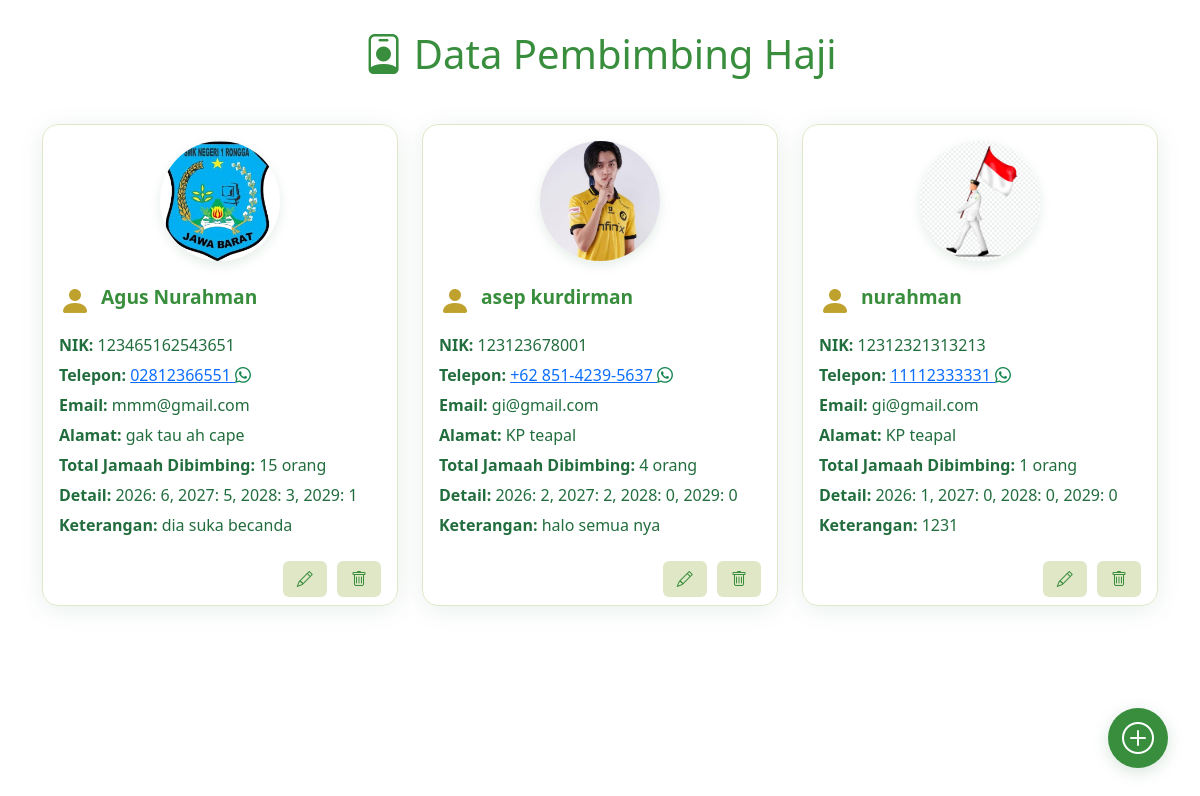
The page /contern/jamaahHaji/pembimbing.php on the database its author committed.
### tables this page shows
CREATE TABLE `pembimbing_haji` (
  `id` int NOT NULL,
  `nama_lengkap` varchar(100) NOT NULL,
  `nik` varchar(30) NOT NULL,
  `telepon` varchar(30) DEFAULT NULL,
  `alamat` varchar(255) DEFAULT NULL,
  `email` varchar(100) DEFAULT NULL,
  `foto` varchar(255) DEFAULT NULL,
  `keterangan` text
);

### contern/jamaahHaji/pembimbing.php (the view, shortened to what this page needs)
<!DOCTYPE html>
<html lang="id">
<head>
    <link rel="stylesheet" href="https://cdn.jsdelivr.net/npm/bootstrap@5.3.7/dist/css/bootstrap.min.css" />
    <link rel="stylesheet" href="https://cdn.jsdelivr.net/npm/bootstrap-icons@1.13.1/font/bootstrap-icons.min.css" />
    <link rel="stylesheet" href="../css/pembimbing.css" />
</head>
<body>
    <div class="header"><i class="bi bi-person-badge"></i> Data Pembimbing Haji</div>
    <a href="tambahPembimbing.php" class="floating-add-btn" title="Tambah Pembimbing">
        <i class="bi bi-plus-circle"></i>
    </a>
    <div class="container">
        <div class="row">
            <?php
            include '../../backend/database.php';
            $sql = "SELECT * FROM pembimbing_haji";
            $tampil = $conn->query($sql);
            while ($data = mysqli_fetch_assoc($tampil)) {
            ?>
                <div class="col-md-6 col-lg-4">
                    <div class="card card-pembimbing">
                        <div class="card-body text-start">
                            <div class="text-center mb-3">
                                <img src="../../uploads/<?php echo $data['foto']; ?>" alt="Foto Pembimbing" class="foto-pembimbing">
                            </div>
                            <div class="d-flex align-items-center mb-2">
                                <span class="card-icon"><i class="bi bi-person-fill"></i></span>
                                <span class="card-title"><?php echo $data['nama_lengkap']; ?></span>
                            </div>
                            <div class="card-text"><strong>NIK:</strong> <?php echo $data['nik']; ?></div>
                            <div class="card-text"><strong>Telepon:</strong> <a href="whatsapp://send?phone=<?php echo preg_replace('/[^0-9]/', '', $data['telepon']); ?>&text=Halo%20Pembimbing%20Haji%2C%20ini%20dari%20tim%20kami.%20Mohon%20konfirmasi%20kehadiran%20Anda%20dalam%20waktu%2024%20jam%20atau%20data%20akan%20dihapus%20dari%20sistem." title="Hubungi via WhatsApp"><?php echo $data['telepon']; ?> <i class="bi bi-whatsapp text-success"></i></a></div>
                            <div class="card-text"><strong>Email:</strong> <?php echo $data['email']; ?></div>
                            <div class="card-text"><strong>Alamat:</strong> <?php echo $data['alamat']; ?></div>
                            <?php
                            $id_pembimbing = $data['id'];
                            $sql_count_2026 = "SELECT COUNT(*) as total FROM jamaah_haji WHERE id_pembimbing = $id_pembimbing";
                            $result_2026 = $conn->query($sql_count_2026);
                            $count_2026 = $result_2026->fetch_assoc()['total'];
                            $sql_count_2027 = "SELECT COUNT(*) as total FROM jamaah_2027 WHERE id_pembimbing = $id_pembimbing";
                            $result_2027 = $conn->query($sql_count_2027);
                            $count_2027 = $result_2027->fetch_assoc()['total'];
                            $sql_count_2028 = "SELECT COUNT(*) as total FROM jamaah_2028 WHERE id_pembimbing = $id_pembimbing";
                            $result_2028 = $conn->query($sql_count_2028);
                            $count_2028 = $result_2028->fetch_assoc()['total'];
                            $sql_count_2029 = "SELECT COUNT(*) as total FROM jamaah_2029 WHERE id_pembimbing = $id_pembimbing";
                            $result_2029 = $conn->query($sql_count_2029);
                            $count_2029 = $result_2029->fetch_assoc()['total'];
                            $total_jamaah = $count_2026 + $count_2027 + $count_2028 + $count_2029;
                            ?>
                            <div class="card-text"><strong>Total Jamaah Dibimbing:</strong> <?php echo $total_jamaah; ?> orang</div>
                            <div class="card-text small">
                                <strong>Detail:</strong> 2026: <?php echo $count_2026; ?>, 2027: <?php echo $count_2027; ?>, 2028: <?php echo $count_2028; ?>, 2029: <?php echo $count_2029; ?>
                            </div>
                            <div class="card-text"><strong>Keterangan:</strong> <?php echo $data['keterangan']; ?></div>
                        </div>
                        <div class="card-footer">
                            <a href='editPembimbing.php?id=<?php echo $data['id']; ?>' class="edit-btn"><i class="bi bi-pencil"></i></a>
                            <a href='../../backend/query/hapusPembimbing.php?id=<?php echo $data['id']; ?>' class="hapus-btn"
                                onclick="return confirm('Yakin ingin menghapus data ini?')" title="Hapus">
                                <i class="bi bi-trash"></i>
                            </a>
                        </div>
                    </div>
                </div>
            <?php }
            ?>
        </div>
    </div>
</body>
</html>

### contern/css/pembimbing.css (style rules this page uses)
body { background: url('https://images.pexels.com/photos/2291789/pexels-photo-2291789.jpeg') no-repeat center center fixed; background-size: cover; font-family: 'Segoe UI', sans-serif; color: #226d3d; }
.header { background: rgba(255, 255, 255, 0.15); color: #388e3c; text-align: center; padding: 24px 0 10px 0; font-size: 2.5rem; margin-bottom: 30px; border-radius: 0 0 18px 18px; box-shadow: none; }
.floating-add-btn { position: fixed; bottom: 32px; right: 32px; z-index: 100; background-color: #388e3c; color: #fff; border-radius: 50%; width: 60px; height: 60px; display: flex; align-items: center; justify-content: center; box-shadow: 0 4px 16px rgba(34, 109, 61, 0.18); font-size: 2rem; border: none; transition: background 0.2s; }
.card-pembimbing { border-radius: 16px; box-shadow: 0 4px 24px rgba(34, 109, 61, 0.10); margin-bottom: 24px; background: rgba(255, 255, 255, 0.85); border: 1px solid #e0e7c7; }
.card-title { color: #388e3c; font-weight: bold; font-size: 1.2rem; }
.card-icon { font-size: 2rem; color: #bfa22e; margin-right: 10px; }
.card-text { color: #226d3d; font-size: 1rem; margin-bottom: 6px; }
.card-footer { background: none; border-top: none; text-align: right; }
.edit-btn, .hapus-btn { background-color: #e0e7c7; color: #388e3c; border: none; border-radius: 6px; padding: 6px 14px; margin-left: 6px; font-weight: 500; transition: 0.2s; text-decoration: none; display: inline-block; }
.foto-pembimbing { width: 120px; height: 120px; border-radius: 50%; object-fit: cover; box-shadow: 0 4px 12px rgba(34, 109, 61, 0.12); margin-bottom: 16px; display: block; margin-left: auto; margin-right: auto; }

### rows shown on the page
pembimbing_haji: foto (picture), nama_lengkap "Agus Nurahman", nik "123465162543651", telepon "02812366551", email "mmm@gmail.com", alamat "gak tau ah cape", total_jamaah "15", count_2026 "6", count_2027 "5", count_2028 "3", count_2029 "1", keterangan "dia suka becanda"
pembimbing_haji: foto (picture), nama_lengkap "asep kurdirman", nik "123123678001", telepon "+62 851-4239-5637", email "gi@gmail.com", alamat "KP teapal", total_jamaah "4", count_2026 "2", count_2027 "2", count_2028 "0", count_2029 "0", keterangan "halo semua nya"
pembimbing_haji: foto (picture), nama_lengkap "nurahman", nik "12312321313213", telepon "11112333331", email "gi@gmail.com", alamat "KP teapal", total_jamaah "1", count_2026 "1", count_2027 "0", count_2028 "0", count_2029 "0", keterangan "1231"
